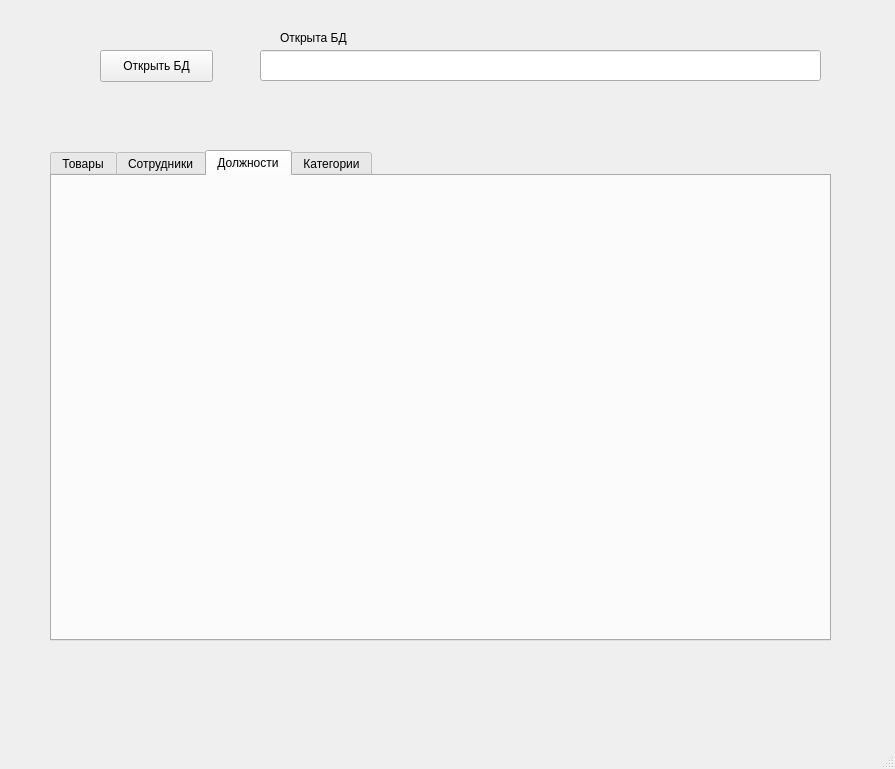
<?xml version="1.0" encoding="UTF-8"?>
<ui version="4.0">
 <class>MainWindow</class>
 <widget class="QMainWindow" name="MainWindow">
  <property name="geometry">
   <rect>
    <x>0</x>
    <y>0</y>
    <width>895</width>
    <height>769</height>
   </rect>
  </property>
  <property name="windowTitle">
   <string>MainWindow</string>
  </property>
  <property name="styleSheet">
   <string notr="true"/>
  </property>
  <widget class="QWidget" name="centralwidget">
   <widget class="QPushButton" name="pushButton">
    <property name="geometry">
     <rect>
      <x>100</x>
      <y>50</y>
      <width>113</width>
      <height>32</height>
     </rect>
    </property>
    <property name="text">
     <string>Открыть БД</string>
    </property>
   </widget>
   <widget class="QLineEdit" name="lineEdit">
    <property name="geometry">
     <rect>
      <x>260</x>
      <y>50</y>
      <width>561</width>
      <height>31</height>
     </rect>
    </property>
   </widget>
   <widget class="QTabWidget" name="tabWidget">
    <property name="geometry">
     <rect>
      <x>50</x>
      <y>150</y>
      <width>781</width>
      <height>491</height>
     </rect>
    </property>
    <property name="currentIndex">
     <number>2</number>
    </property>
    <widget class="QWidget" name="tab_3">
     <attribute name="title">
      <string>Товары</string>
     </attribute>
     <widget class="QTableView" name="tableView_3">
      <property name="geometry">
       <rect>
        <x>20</x>
        <y>20</y>
        <width>741</width>
        <height>431</height>
       </rect>
      </property>
     </widget>
    </widget>
    <widget class="QWidget" name="tab_2">
     <attribute name="title">
      <string>Сотрудники</string>
     </attribute>
     <widget class="QTableView" name="tableView_2">
      <property name="geometry">
       <rect>
        <x>25</x>
        <y>21</y>
        <width>731</width>
        <height>411</height>
       </rect>
      </property>
     </widget>
    </widget>
    <widget class="QWidget" name="tab_4">
     <attribute name="title">
      <string>Должности</string>
     </attribute>
    </widget>
    <widget class="QWidget" name="tab">
     <attribute name="title">
      <string>Категории</string>
     </attribute>
     <widget class="QTableView" name="tableView">
      <property name="geometry">
       <rect>
        <x>30</x>
        <y>10</y>
        <width>721</width>
        <height>431</height>
       </rect>
      </property>
     </widget>
    </widget>
   </widget>
   <widget class="QLabel" name="label">
    <property name="geometry">
     <rect>
      <x>280</x>
      <y>30</y>
      <width>291</width>
      <height>16</height>
     </rect>
    </property>
    <property name="text">
     <string>Открыта БД</string>
    </property>
   </widget>
  </widget>
  <widget class="QMenuBar" name="menubar">
   <property name="geometry">
    <rect>
     <x>0</x>
     <y>0</y>
     <width>895</width>
     <height>22</height>
    </rect>
   </property>
  </widget>
  <widget class="QStatusBar" name="statusbar"/>
 </widget>
 <resources/>
 <connections/>
</ui>
